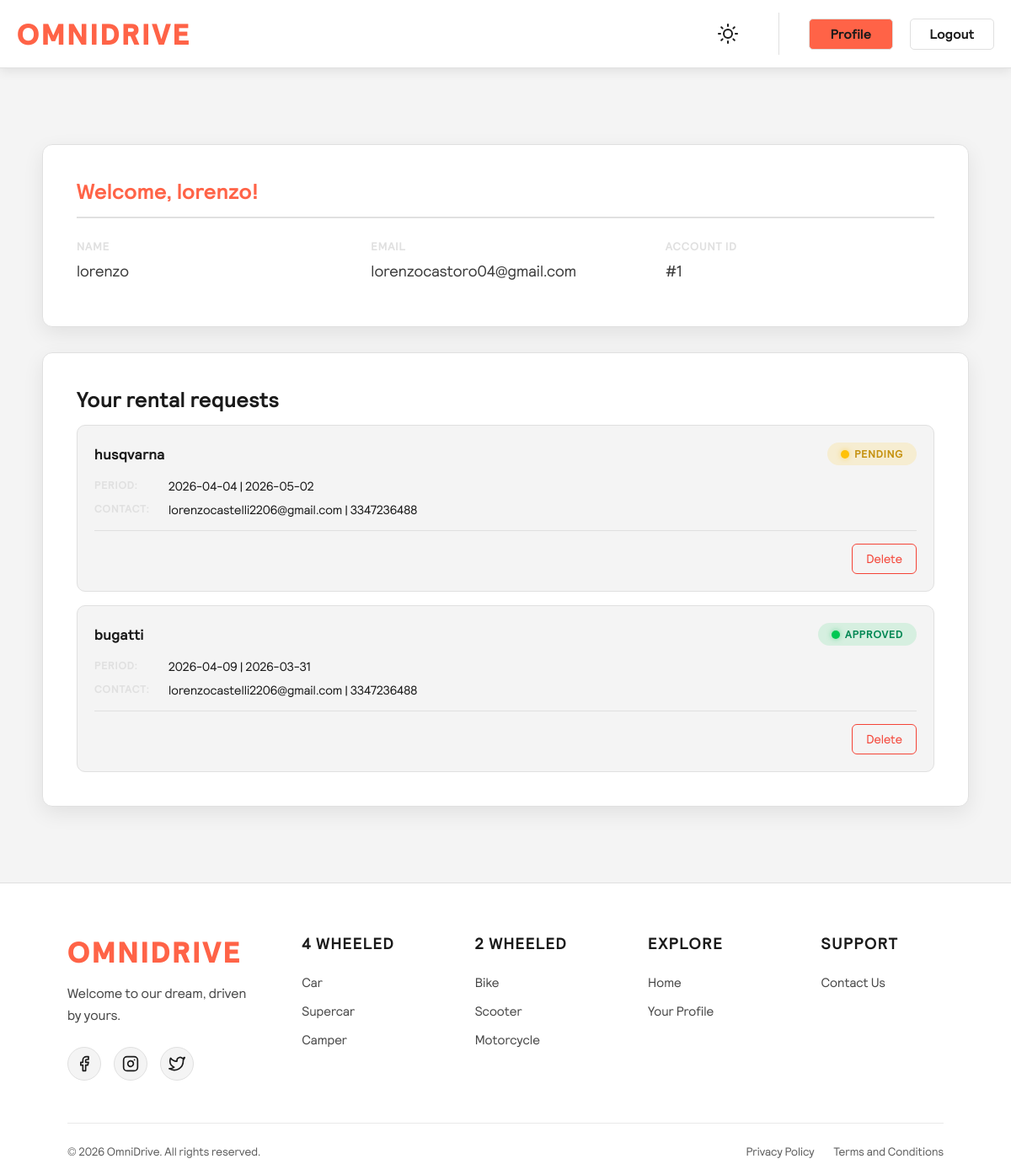
Screenshot of /profile (signed in) with the database file from the repository.
### tables this page shows
CREATE TABLE users (
                   id INTEGER PRIMARY KEY AUTOINCREMENT,
                   name TEXT NOT NULL,
                   email TEXT NOT NULL UNIQUE,
                   password TEXT NOT NULL
            );

CREATE TABLE rental_requests (
                   id INTEGER PRIMARY KEY AUTOINCREMENT,
                   user_id INTEGER NOT NULL,
                   user_name TEXT NOT NULL,
                   user_email TEXT NOT NULL,
                   user_phone TEXT NOT NULL,
                   vehicle_type TEXT NOT NULL,
                   vehicle_id INTEGER NOT NULL,
                   vehicle_brand TEXT NOT NULL,
                   start_date TEXT NOT NULL,
                   end_date TEXT NOT NULL,
                   message TEXT,
                   status TEXT NOT NULL
            );

### app.py (the view)
@app.route('/profile')
def profile():
    if not session.get('user_id'):
        flash("You have to login first!", 'error')
        return redirect(url_for('login'))
    with db_connect() as db:
        requests = db.execute(
            'SELECT * FROM rental_requests WHERE user_id = ? ORDER BY id DESC', (session['user_id'],)
        ).fetchall()
    with db_connect() as db:
        user_data = db.execute(
            'SELECT id, name, email FROM users WHERE id = ? ', (session['user_id'],)
        ).fetchone()
        user_email = dict(user_data)['email'] if user_data else "Email not found"
    return render_template("profile.html", requests=requests, user_email = user_email)

### app.py (called while the page is built)
def db_connect():
    conn = sqlite3.connect(DB_USERS_PATH)
    conn.row_factory = sqlite3.Row
    return conn

### templates/profile.html (shortened to what this page needs)
{% extends "base.html" %}
{% block extra_css %}
    <link rel="stylesheet"
          href="{{ url_for('static', filename='css/profile.css') }}">
{% endblock extra_css %}
{% block content %}
    <div class=" mega-box">
        <div class="profile-box">
            <h2 class="profile-title">Welcome, {{ session.user_name }}!</h2>
            <div class="user-info-grid">
                <div class="info-group">
                    <span class="info-label">Name</span>
                    <span class="info-value">{{ session.user_name }}</span>
                </div>
                <div class="info-group">
                    <span class="info-label">Email</span>
                    <span class="info-value">{{ user_email | default("your.email@example.com") }}</span>
                </div>
                <div class="info-group">
                    <span class="info-label">Account ID</span>
                    <span class="info-value">#{{ session.user_id }}</span>
                </div>
            </div>
        </div>
        <div class="profile-box">
            <h2>Your rental requests</h2>
            {% if requests %}
                <div class="requests-list">
                    {% for req in requests %}
                        <div class="request-card">
                            <div class="request-header">
                                <div class="request-title">
                                    <span class="vehicle-type-badge">{{ req['vehicle_brand'] }}</span>
                                </div>
                                <div class="status-badge status-{{ req['status'] }}">
                                    <span class="status-dot"></span>
                                    {{ req['status']|title }}
                                </div>
                            </div>
                            <div class="request-details">
                                <div class="detail-row">
                                    <span class="detail-label">Period:</span>
                                    <span class="detail-value">{{ req['start_date'] }} | {{ req['end_date'] }}</span>
                                </div>
                                <div class="detail-row">
                                    <span class="detail-label">Contact:</span>
                                    <span class="detail-value">{{ req['user_email'] }} | {{ req['user_phone'] }}</span>
                                </div>
                            </div>
                            <div class="request-actions">
                                <form method="POST" action="{{ url_for('remove_request') }}">
                                    <button type="submit" class="btn-delete-text">Delete</button>
                                </form>
                            </div>
                        </div>
                    {% endfor %}
                </div>
            {% else %}
                <p class="empty-state">No rental requests sent yet.</p>
            {% endif %}
        </div>
    </div>
{% endblock content %}

### static/css/style.css (style rules this page uses)
* { margin: 0; padding: 0; box-sizing: border-box; font-family: 'OmniSans', Arial, sans-serif; }
:root { --background-page: #f4f4f4; --background-div: #ffffff; --background-header: #ffffff; --background-footer: #ffffff; --font-color: #1a1a1a; --logo-color: #FF6347; --border-color: #e0e0e0; --icon-color: #1a1a1a; --success-color: #00c853; --error-color: #f44336; --shadow-color: rgba(0, 0, 0, 0.08); }
body { background-color: var(--background-page); color: var(--font-color); transition: background-color 1s ease, color 1s ease; display: flex; flex-direction: column; min-height: 100vh; margin: 0; overflow-y: scroll; overflow-x: hidden; font-family: 'OmniSans', sans-serif; }
button { transition: background-color 1s ease, color 1s ease; }
form { transition: background-color 1s ease, color 1s ease; }

### static/css/profile.css (style rules this page uses)
.mega-box { display: flex; flex-direction: column; padding: 30px; gap: 30px; width: 100%; align-items: center; }
.profile-box { background: var(--background-div); border: 1px solid var(--border-color); border-radius: 12px; padding: 40px; width: 100%; max-width: 1200px; box-shadow: 0 8px 24px var(--shadow-color); transition: background-color 1s ease, border-color 1s ease, box-shadow 1s ease; opacity: 0; animation: premiumFadeUp 0.8s cubic-bezier(0.16, 1, 0.3, 1) forwards; animation-delay: 0.5s; }
.profile-box h2 { margin-bottom: 15px; font-size: 1.6rem; }
.profile-title { color: var(--logo-color); border-bottom: 2px solid var(--border-color); padding-bottom: 15px; margin-bottom: 25px !important; }
.user-info-grid { display: flex; flex-wrap: wrap; gap: 30px; margin-bottom: 10px; }
.info-group { display: flex; flex-direction: column; flex: 1; gap: 6px; }
.info-label { font-size: 0.85rem; color: var(--border-color); text-transform: uppercase; letter-spacing: 0.5px; font-weight: 700; }
.info-value { display: block; font-size: 1.15rem; line-height: 1.7; color: var(--font-color); opacity: 0.85; font-weight: 300; }
.requests-list { display: flex; flex-direction: column; gap: 16px; }
.request-card { border: 1px solid var(--border-color); border-radius: 10px; padding: 20px; background: var(--background-page); transition: box-shadow 0.3s ease, border-color 0.3s ease, background-color 0.3s ease; }
.request-header { display: flex; justify-content: space-between; align-items: center; margin-bottom: 16px; }
.vehicle-type-badge { font-size: 1.1rem; font-weight: bold; color: var(--font-color); }
.status-badge { display: inline-flex; align-items: center; gap: 6px; padding: 6px 16px; border-radius: 20px; font-size: 0.8rem; font-weight: bold; text-transform: uppercase; letter-spacing: 0.5px; }
.status-dot { display: inline-block; width: 10px; height: 10px; border-radius: 50%; }
.status-pending { background-color: rgba(255, 193, 7, 0.15); color: #c5910e; }
.status-pending .status-dot { background-color: #FFC107; box-shadow: 0 0 6px rgba(255, 193, 7, 0.5); }
.status-approved { background-color: rgba(0, 200, 83, 0.12); color: #008753; }
.status-approved .status-dot { background-color: #00c853; box-shadow: 0 0 6px rgba(0, 200, 83, 0.5); }
.request-details { display: flex; flex-direction: column; gap: 10px; }
.detail-row { display: flex; align-items: flex-start; gap: 8px; font-size: 0.92rem; }
.detail-label { font-weight: 600; text-transform: uppercase; letter-spacing: 0.5px; color: var(--border-color); min-width: 80px; font-size: 0.8rem; transition: color 0.3s ease; }
.detail-value { color: var(--font-color); word-break: break-word; }
.request-actions { display: flex; justify-content: flex-end; margin-top: 15px; padding-top: 15px; border-top: 1px solid var(--border-color); }
.request-actions form { margin: 0; }
.btn-delete-text { padding: 8px 16px; background-color: transparent; border: 1px solid #f44336; color: #f44336; border-radius: 6px; font-size: 0.9rem; font-family: inherit; cursor: pointer; transition: background-color 0.3s ease, color 0.3s ease; }

### rows the page displays
users: email "lorenzocastoro04@gmail.com"
rental_requests: vehicle_brand "husqvarna", status "PENDING", start_date "2026-04-04", end_date "2026-05-02", user_email "lorenzocastelli2206@gmail.com", user_phone "3347236488"
rental_requests: vehicle_brand "bugatti", status "APPROVED", start_date "2026-04-09", end_date "2026-03-31", user_email "lorenzocastelli2206@gmail.com", user_phone "3347236488"

### other values shown
{{ session.user_name }} "lorenzo"
{{ session.user_id }} "1"
